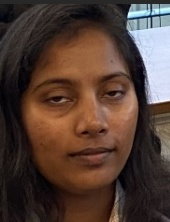
#> input picture trainingset0206/0109_1.jpeg, 170 x 222 px; its folder holds only this picture in this run
$ python Roberto_template.py
#> lines starting #> are read from the running program, lines starting #| are printed output that depends on the picture
import os
import cv2
from PIL import Image, ImageEnhance

def adjust_image_properties_opencv(image_path, output_folder, saturation_factor, brightness_factor, contrast_factor, hue_shift_value):
#> called with image_path = './trainingset0206/0109_1.jpeg', output_folder = './trainingset0206/adjusted_images', saturation_factor = 0.9, brightness_factor = 0.6, contrast_factor = 0.8, hue_shift_value = 0
    try:
        image = cv2.imread(image_path)
#> image is the input picture: shape (222, 170, 3); mean B, G, R 52.4, 61.3, 82.1
        base_name = os.path.basename(image_path)
        file_name, extension_type = base_name.split(".")

        hsv_image = cv2.cvtColor(image, cv2.COLOR_BGR2HSV)
#> hsv_image: shape (222, 170, 3); mean H, S, V 46, 108, 85.6
        h, s, v = cv2.split(hsv_image)
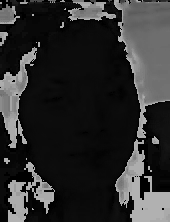
#> h: shape (222, 170); min 0, max 178, mean 46
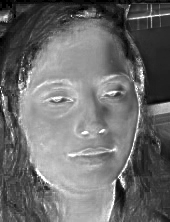
#> s: shape (222, 170); min 0, max 255, mean 108
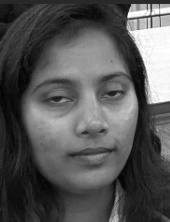
#> v: shape (222, 170); min 1, max 255, mean 85.6

        h = (h + hue_shift_value) % 180
        hsv_image = cv2.merge([h, s, v])

        adjusted_image = cv2.cvtColor(hsv_image, cv2.COLOR_HSV2BGR)
        adjusted_image_pil = Image.fromarray(cv2.cvtColor(adjusted_image, cv2.COLOR_BGR2RGB))

        enhancer = ImageEnhance.Color(adjusted_image_pil)
        adjusted_image_pil = enhancer.enhance(saturation_factor)

        enhancer = ImageEnhance.Brightness(adjusted_image_pil)
        adjusted_image_pil = enhancer.enhance(brightness_factor)
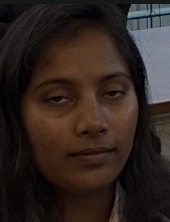
#> adjusted_image_pil: PIL image 170x222 RGB; mean R, G, B 47.6, 36.2, 31.4

        enhancer = ImageEnhance.Contrast(adjusted_image_pil)
        adjusted_image_pil = enhancer.enhance(contrast_factor)
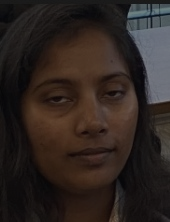
#> adjusted_image_pil: PIL image 170x222 RGB; mean R, G, B 45.5, 36.4, 32.5

        color_adjusted_filename = f"h{file_name}_{round(hue_shift_value,2)}_s{round(saturation_factor,2)}_b{round(brightness_factor,2)}_c{round(contrast_factor,2)}.{extension_type}"
        color_adjusted_path = os.path.join(output_folder, color_adjusted_filename)
        adjusted_image_pil.save(color_adjusted_path)
        print(f"Color adjusted and saved: {color_adjusted_path}")

    except Exception as e:
        print(f"Error processing {image_path}: {e}")

def process_folder(folder_path):
    output_folder = os.path.join(folder_path, "adjusted_images")
    os.makedirs(output_folder, exist_ok=True)

    for filename in os.listdir(folder_path):
        if filename.lower().endswith(('.png', '.jpg', '.jpeg', '.bmp', '.gif')):
            file_path = os.path.join(folder_path, filename)

            hue_range = [10 * i for i in range(1)]  # Hue shift locked to 10
            saturation_range = [0.9 + 0.3*i for i in range(2)]  # range from 0.9 to 1.5
            brightness_range = [0.6 + 0.5*i for i in range(2)]  # range from 0.6 to 1.6
            contrast_range = [0.8 + 0.5*i for i in range(2)]  # range from 0.8 to 1.6

            for hue_shift_value in hue_range:
                for saturation_factor in saturation_range:
                    for brightness_factor in brightness_range:
                        for contrast_factor in contrast_range:
                            adjust_image_properties_opencv(file_path, output_folder, saturation_factor, brightness_factor, contrast_factor, hue_shift_value)

            #GrayScale Images
            adjust_image_properties_opencv(file_path, output_folder, 0, brightness_range[1], contrast_range[0], hue_range[0])
#> in adjust_image_properties_opencv (call 9), `adjusted_image_pil = enhancer.enhance(saturation_factor)`:
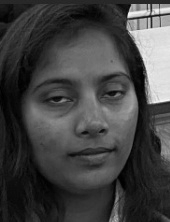
#> adjusted_image_pil: PIL image 170x222 RGB; min 0, max 248, mean 66.1
#> in adjust_image_properties_opencv (call 9), `adjusted_image_pil = enhancer.enhance(brightness_factor)`:
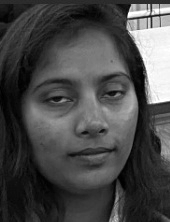
#> adjusted_image_pil: PIL image 170x222 RGB; min 0, max 255, mean 72.3

folder_path = './trainingset0206'
process_folder(folder_path)
